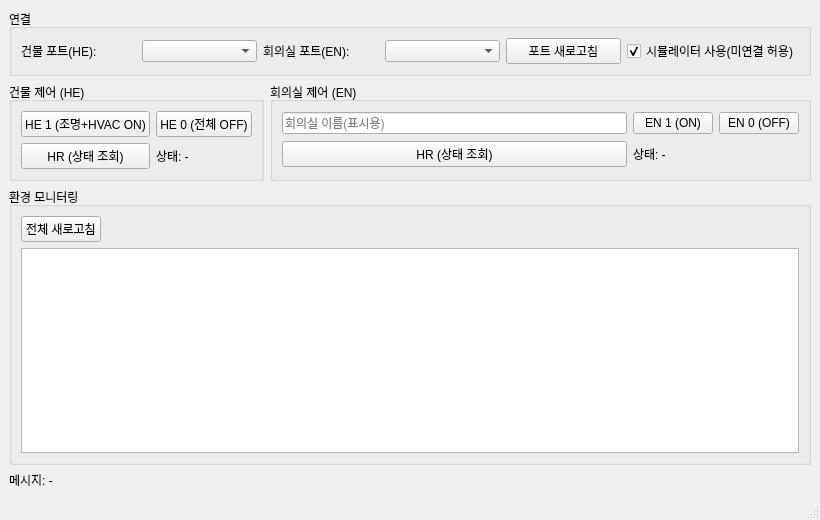
<?xml version="1.0" encoding="UTF-8"?>
<ui version="4.0">
 <class>FacilityPanel</class>
 <widget class="QMainWindow" name="FacilityPanel">
  <property name="windowTitle">
   <string>설비 제어·모니터링</string>
  </property>
  <property name="minimumSize">
   <size><width>820</width><height>520</height></size>
  </property>
  <widget class="QWidget" name="centralwidget">
   <layout class="QVBoxLayout" name="v_main">

    <!-- 연결 -->
    <item>
     <widget class="QGroupBox" name="grp_conn">
      <property name="title"><string>연결</string></property>
      <layout class="QGridLayout" name="grid_conn">
       <item row="0" column="0">
        <widget class="QLabel" name="lbl_build_port">
         <property name="text"><string>건물 포트(HE):</string></property>
        </widget>
       </item>
        <item row="0" column="1"><widget class="QComboBox" name="cmb_build_port"/></item>
        <item row="0" column="2">
         <widget class="QLabel" name="lbl_room_port">
          <property name="text"><string>회의실 포트(EN):</string></property>
         </widget>
        </item>
        <item row="0" column="3"><widget class="QComboBox" name="cmb_room_port"/></item>
        <item row="0" column="4">
         <widget class="QPushButton" name="btn_refresh_ports">
          <property name="text"><string>포트 새로고침</string></property>
         </widget>
        </item>
        <item row="0" column="5">
         <widget class="QCheckBox" name="chk_simulate">
          <property name="text"><string>시뮬레이터 사용(미연결 허용)</string></property>
          <property name="checked"><bool>true</bool></property>
         </widget>
        </item>
      </layout>
     </widget>
    </item>

    <!-- 제어 -->
    <item>
     <layout class="QHBoxLayout" name="h_controls">

      <!-- 건물 제어 -->
      <item>
       <widget class="QGroupBox" name="grp_build">
        <property name="title"><string>건물 제어 (HE)</string></property>
        <layout class="QGridLayout" name="grid_build">
         <item row="0" column="0">
          <widget class="QPushButton" name="btn_build_on">
           <property name="text"><string>HE 1 (조명+HVAC ON)</string></property>
          </widget>
         </item>
         <item row="0" column="1">
          <widget class="QPushButton" name="btn_build_off">
           <property name="text"><string>HE 0 (전체 OFF)</string></property>
          </widget>
         </item>
         <item row="1" column="0">
          <widget class="QPushButton" name="btn_build_hr">
           <property name="text"><string>HR (상태 조회)</string></property>
          </widget>
         </item>
         <item row="1" column="1">
          <widget class="QLabel" name="lbl_build_status">
           <property name="text"><string>상태: -</string></property>
          </widget>
         </item>
        </layout>
       </widget>
      </item>

      <!-- 회의실 제어 -->
      <item>
       <widget class="QGroupBox" name="grp_room">
        <property name="title"><string>회의실 제어 (EN)</string></property>
        <layout class="QGridLayout" name="grid_room">
         <item row="0" column="0">
          <widget class="QLineEdit" name="le_room_name">
           <property name="placeholderText"><string>회의실 이름(표시용)</string></property>
          </widget>
         </item>
         <item row="0" column="1">
          <widget class="QPushButton" name="btn_room_on">
           <property name="text"><string>EN 1 (ON)</string></property>
          </widget>
         </item>
         <item row="0" column="2">
          <widget class="QPushButton" name="btn_room_off">
           <property name="text"><string>EN 0 (OFF)</string></property>
          </widget>
         </item>
         <item row="1" column="0">
          <widget class="QPushButton" name="btn_room_hr">
           <property name="text"><string>HR (상태 조회)</string></property>
          </widget>
         </item>
         <item row="1" column="1" >
          <widget class="QLabel" name="lbl_room_status">
           <property name="text"><string>상태: -</string></property>
          </widget>
         </item>
        </layout>
       </widget>
      </item>

     </layout>
    </item>

    <!-- 모니터링 -->
    <item>
     <widget class="QGroupBox" name="grp_monitor">
      <property name="title"><string>환경 모니터링</string></property>
      <layout class="QVBoxLayout" name="v_mon">
       <item>
        <layout class="QHBoxLayout" name="h_mon_actions">
         <item><widget class="QPushButton" name="btn_refresh_all"><property name="text"><string>전체 새로고침</string></property></widget></item>
         <item><spacer name="sp1"><property name="orientation"><enum>Qt::Horizontal</enum></property><property name="sizeHint" stdset="0"><size><width>40</width><height>20</height></size></property></spacer></item>
        </layout>
       </item>
       <item>
        <widget class="QTableWidget" name="tbl_status"/>
       </item>
      </layout>
     </widget>
    </item>

    <!-- 하단 -->
    <item><widget class="QLabel" name="lbl_msg"><property name="text"><string>메시지: -</string></property></widget></item>

   </layout>
  </widget>
  <widget class="QStatusBar" name="statusbar"/>
 </widget>
 <resources/>
 <connections/>
</ui>
